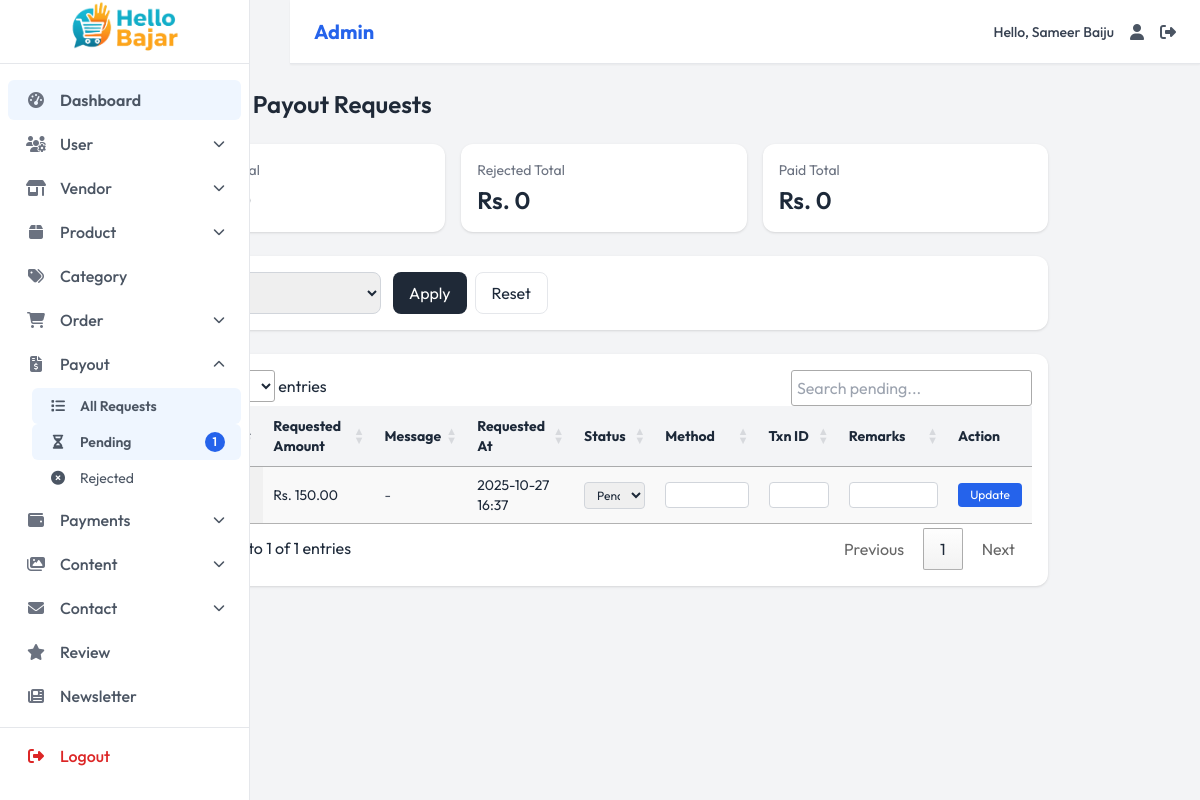
The page /admin-dashboard/payout-requests/pending/ (signed in) on the database its author committed.
### dashboard/models.py (models this page shows, shortened)
class Organization(models.Model):
    name = models.CharField(max_length=200, default="My Store")
    logo = models.ImageField(upload_to='org/', blank=True, null=True)
    email = models.EmailField()
    phone = models.CharField(max_length=15)
    phone_secondary = models.CharField(max_length=15, blank=True)
    address = models.TextField()
    facebook = models.URLField(blank=True)
    instagram = models.URLField(blank=True)
    twitter = models.URLField(blank=True)
    youtube = models.URLField(blank=True)
    tiktok = models.URLField(blank=True)
    class Meta:
        verbose_name = 'Organization Info'
        verbose_name_plural = 'Organization Info'

class VendorPayoutRequest(models.Model):
    STATUS_CHOICES = [
        ('pending', 'Pending'),
        ('rejected', 'Rejected'),
        ('paid', 'Paid'),
    ]
    vendor = models.ForeignKey('Vendor', on_delete=models.CASCADE, related_name='payout_requests')
    requested_amount = models.DecimalField(max_digits=12, decimal_places=2)
    status = models.CharField(max_length=20, choices=STATUS_CHOICES, default='pending')
    admin_response = models.TextField(blank=True, help_text="Admin notes or reason for approval/rejection")
    created_at = models.DateTimeField(auto_now_add=True)
    updated_at = models.DateTimeField(auto_now=True)
    class Meta:
        ordering = ['-created_at']

### dashboard/views.py (the view)
    @login_required
    def wrapper(request, *args, **kwargs):
        if not hasattr(request.user, 'role') or not request.user.role.is_admin():
            return redirect('home')
        return view_func(request, *args, **kwargs)

### dashboard/models.py (called while the page is built)
    def is_admin(self):
        return self.role == 'admin'

### dashboard/views.py (called while the page is built)
def admin_required(view_func):
    @login_required
    def wrapper(request, *args, **kwargs):
        if not hasattr(request.user, 'role') or not request.user.role.is_admin():
            return redirect('home')
        return view_func(request, *args, **kwargs)
    return wrapper

@admin_required
def admin_payout_requests_pending(request):
    status_filter = request.GET.get('status', '').strip() or 'pending'
    if status_filter not in ['pending', 'rejected', 'paid']:
        status_filter = 'pending'
    requests_qs = VendorPayoutRequest.objects.select_related('vendor').filter(status=status_filter).order_by('-created_at')
    totals = {
        'pending': VendorPayoutRequest.objects.filter(status='pending').aggregate(total=Sum('requested_amount'))['total'] or 0,
        'rejected': VendorPayoutRequest.objects.filter(status='rejected').aggregate(total=Sum('requested_amount'))['total'] or 0,
        'paid': VendorPayoutRequest.objects.filter(status='paid').aggregate(total=Sum('requested_amount'))['total'] or 0,
    }
    return render(request, 'dashboard/pages/payout/pending_payouts.html', {'requests': requests_qs, 'totals': totals})

### templates/dashboard/pages/payout/pending_payouts.html (shortened to what this page needs)
{% extends 'dashboard/components/base.html' %}
{% load static %}
{% block content %}
<div class="space-y-6">
  <h1 class="text-2xl font-semibold text-gray-800">Pending Payout Requests</h1>
  <div class="grid grid-cols-1 md:grid-cols-3 gap-4">
    <div class="bg-white rounded-xl shadow p-4">
      <div class="text-gray-500 text-sm">Pending Total</div>
      <div class="text-2xl font-semibold mt-1">Rs. {{ totals.pending }}</div>
    </div>
    <div class="bg-white rounded-xl shadow p-4">
      <div class="text-gray-500 text-sm">Rejected Total</div>
      <div class="text-2xl font-semibold mt-1">Rs. {{ totals.rejected }}</div>
    </div>
    <div class="bg-white rounded-xl shadow p-4">
      <div class="text-gray-500 text-sm">Paid Total</div>
      <div class="text-2xl font-semibold mt-1">Rs. {{ totals.paid }}</div>
    </div>
  </div>
  <form method="get" class="bg-white rounded-xl shadow p-4 grid grid-cols-1 md:grid-cols-4 gap-3">
    <select name="status" class="border border-gray-300 rounded-lg px-3 py-2 w-full">
      <option value="pending" {% if request.GET.status == 'pending' or not request.GET.status %}selected{% endif %}>Pending</option>
    </select>
    <div class="flex gap-2">
      <button class="bg-gray-800 text-white px-4 py-2 rounded-lg w-full md:w-auto">Apply</button>
      <a href="?" class="px-4 py-2 rounded-lg border w-full md:w-auto">Reset</a>
    </div>
  </form>
  <div class="bg-white rounded-xl shadow p-4 overflow-x-auto">
    <table id="pendingPayoutsTable" class="display w-full text-sm">
      <thead class="bg-gray-100">
        <tr>
          <th class="px-4 py-3 text-left">Vendor</th>
          <th class="px-4 py-3 text-left">Requested Amount</th>
          <th class="px-4 py-3 text-left">Message</th>
          <th class="px-4 py-3 text-left">Requested At</th>
          <th class="px-4 py-3 text-left">Status</th>
          <th class="px-4 py-3 text-left">Method</th>
          <th class="px-4 py-3 text-left">Txn ID</th>
          <th class="px-4 py-3 text-left">Remarks</th>
          <th class="px-4 py-3 text-center">Action</th>
        </tr>
      </thead>
      <tbody>
        {% for r in requests %}
        <tr data-id="{{ r.id }}" class="hover:bg-gray-50">
          <td class="px-4 py-3 font-medium">{{ r.vendor.shop_name }}</td>
          <td class="px-4 py-3">Rs. {{ r.requested_amount }}</td>
          <td class="px-4 py-3 text-gray-600">{{ r.message|default:'-' }}</td>
          <td class="px-4 py-3">{{ r.created_at|date:"Y-m-d H:i" }}</td>
          <td class="px-4 py-3">
            <select class="border border-gray-300 rounded px-2 py-1 text-xs w-full status-select">
              <option value="pending" {% if r.status == 'pending' %}selected{% endif %}>Pending</option>
            </select>
          </td>
          <td class="px-4 py-3">
            <input type="text" class="border border-gray-300 rounded px-2 py-1 text-xs w-full method-input" value="{{ r.method|default:'' }}">
          </td>
          <td class="px-4 py-3">
            <input type="text" class="border border-gray-300 rounded px-2 py-1 text-xs w-full txn-input" value="{{ r.transaction_id|default:'' }}">
          </td>
          <td class="px-4 py-3">
            <input type="text" class="border border-gray-300 rounded px-2 py-1 text-xs w-full remarks-input" value="{{ r.admin_response|default:'' }}">
          </td>
          <td class="px-4 py-3 text-center">
            <button class="bg-blue-600 text-white px-3 py-1 rounded text-xs update-btn">Update</button>
          </td>
        </tr>
        {% empty %}
        <tr>
          <td colspan="9" class="px-4 py-6 text-center text-gray-500">No pending payout requests.</td>
        </tr>
        {% endfor %}
      </tbody>
    </table>
  </div>
</div>
{% endblock %}

### templates/dashboard/components/navbar.html (shortened to what this page needs)
<nav class="navbar bg-white border-b border-gray-200 fixed top-0 md:left-[290px] left-0 right-0 z-40 flex items-center justify-between px-6 py-3 shadow-sm">
  <div class="flex items-center">
   <span class="text-xl font-bold text-blue-600">
    {% if request.user.role.role == 'admin' %}
        Admin
    {% else %}
        Vendor
    {% endif %}
</span>
  </div>
  <div class="flex items-center space-x-4">
    <span class="text-sm font-medium text-gray-700">Hello, {{user.first_name}} {{user.last_name}}</span>
    <a href="" class="hover:text-blue-600 transition-colors duration-200" title="Profile" aria-label="Profile">
      <i class="fas fa-user text-gray-600"></i>
    </a>
    <a href="{% url 'logout'%}" class="hover:text-blue-600 transition-colors duration-200" title="Logout" aria-label="Logout">
      <i class="fas fa-sign-out-alt text-gray-600"></i>
    </a>
  </div>
</nav>

### templates/dashboard/components/sidebar.html (shortened to what this page needs)
<aside
  id="sidebar"
  class="bg-white border-r border-gray-200 w-[250px] fixed inset-y-0 left-0 transform transition-transform duration-300 md:translate-x-0 -translate-x-full z-30 flex flex-col pb-6"
  aria-label="Main navigation"
>
  <div class="px-0 py-0 h-16 flex items-center border-b border-gray-200">
    <a href="{% if request.user.role.role == 'admin' %}{% url 'admin_dashboard' %}{% else %}{% url 'vendor_dashboard' %}{% endif %}"
       class="flex items-center justify-center w-full h-full"
       aria-label="Hello Bazar Dashboard">
      <img src="{{organization.logo.url}}" alt="Hello Bazar Logo" class="h-full w-full object-contain">
    </a>
  </div>
  {% if request.user.role.role == 'admin' %}
  <nav class="flex-grow overflow-y-auto py-4 text-md" aria-label="Sidebar navigation">
    <ul class="space-y-1 px-2">
      <li>
        <a href="{% url 'admin_dashboard' %}" class="sidebar-link flex items-center px-4 py-2 rounded-md text-gray-600 font-medium hover:bg-gray-100 transition-all duration-200">
          <i class="fas fa-tachometer-alt w-6 text-center text-gray-500 mr-3"></i>
          <span>Dashboard</span>
        </a>
      </li>
      <li>
        <button class="sidebar-dropdown-toggle flex items-center w-full px-4 py-2 rounded-md text-gray-600 font-medium hover:bg-gray-100 transition-all duration-200">
          <i class="fas fa-users-cog w-6 text-center text-gray-500 mr-3"></i>
          <span>User</span>
          <i class="dropdown-icon fas fa-chevron-down text-xs ml-auto transition-transform duration-200"></i>
        </button>
      </li>
      <li>
        <button class="sidebar-dropdown-toggle flex items-center w-full px-4 py-2 rounded-md text-gray-600 font-medium hover:bg-gray-100 transition-all duration-200">
          <i class="fas fa-store-alt w-6 text-center text-gray-500 mr-3"></i>
          <span>Vendor</span>
          <i class="dropdown-icon fas fa-chevron-down text-xs ml-auto transition-transform duration-200"></i>
        </button>
      </li>
      <li>
        <button class="sidebar-dropdown-toggle flex items-center w-full px-4 py-2 rounded-md text-gray-600 font-medium hover:bg-gray-100 transition-all duration-200">
          <i class="fas fa-box w-6 text-center text-gray-500 mr-3"></i>
          <span>Product</span>
          <i class="dropdown-icon fas fa-chevron-down text-xs ml-auto transition-transform duration-200"></i>
        </button>
      </li>
      <li>
        <a href="{% url 'admin_categories_list' %}" class="sidebar-link flex items-center px-4 py-2 rounded-md text-gray-600 font-medium hover:bg-gray-100 transition-all duration-200">
          <i class="fas fa-tags w-6 text-center text-gray-500 mr-3"></i>
          <span>Category</span>
        </a>
      </li>
      <li>
        <button class="sidebar-dropdown-toggle flex items-center w-full px-4 py-2 rounded-md text-gray-600 font-medium hover:bg-gray-100 transition-all duration-200">
          <i class="fas fa-shopping-cart w-6 text-center text-gray-500 mr-3"></i>
          <span>Order</span>
          <i class="dropdown-icon fas fa-chevron-down text-xs ml-auto transition-transform duration-200"></i>
        </button>
      </li>
      <li>
        <button class="sidebar-dropdown-toggle flex items-center w-full px-4 py-2 rounded-md text-gray-600 font-medium hover:bg-gray-100 transition-all duration-200">
          <i class="fas fa-file-invoice-dollar w-6 text-center text-gray-500 mr-3"></i>
          <span>Payout</span>
          <i class="dropdown-icon fas fa-chevron-down text-xs ml-auto transition-transform duration-200"></i>
        </button>
        <ul class="sidebar-submenu hidden pl-6 mt-1">
          <li>
            <a href="{% url 'admin_payout_requests_list' %}" class="sublink flex items-center px-4 py-2 rounded-md text-gray-600 font-normal text-sm hover:bg-gray-100 transition-all duration-200">
              <i class="fas fa-list w-5 text-center mr-3"></i>
              All Requests
            </a>
          </li>
        <li>
  <a href="{% url 'admin_payout_requests_pending' %}"
     class="sublink flex items-center justify-between px-4 py-2 rounded-md text-gray-600 font-normal text-sm hover:bg-gray-100 transition-all duration-200">
    <div class="flex items-center">
      <i class="fas fa-hourglass-half w-5 text-center mr-3"></i>
      Pending
    </div>
      <span class="bg-blue-600 text-white text-xs font-semibold px-2 py-0.5 rounded-full">
        {{ total_pending_payouts }}
      </span>
  </a>
</li>
          <li>
            <a href="{% url 'admin_payout_requests_rejected' %}" class="sublink flex items-center px-4 py-2 rounded-md text-gray-600 font-normal text-sm hover:bg-gray-100 transition-all duration-200">
              <i class="fas fa-times-circle w-5 text-center mr-3"></i>
              Rejected
            </a>
          </li>
        </ul>
      </li>
  <li>
    <button class="sidebar-dropdown-toggle flex items-center w-full px-4 py-2 rounded-md text-gray-600 font-medium hover:bg-gray-100 transition-all duration-200">
      <i class="fas fa-wallet w-6 text-center text-gray-500 mr-3"></i>
      <span>Payments</span>
      <i class="dropdown-icon fas fa-chevron-down text-xs ml-auto transition-transform duration-200"></i>
    </button>
  </li>
      <li>
        <button class="sidebar-dropdown-toggle flex items-center w-full px-4 py-2 rounded-md text-gray-600 font-medium hover:bg-gray-100 transition-all duration-200">
          <i class="fas fa-images w-6 text-center text-gray-500 mr-3"></i>
          <span>Content</span>
          <i class="dropdown-icon fas fa-chevron-down text-xs ml-auto transition-transform duration-200"></i>
        </button>
      </li>
      <li>
        <button class="sidebar-dropdown-toggle flex items-center w-full px-4 py-2 rounded-md text-gray-600 font-medium hover:bg-gray-100 transition-all duration-200">
          <i class="fas fa-envelope w-6 text-center text-gray-500 mr-3"></i>
          <span>Contact</span>
          <i class="dropdown-icon fas fa-chevron-down text-xs ml-auto transition-transform duration-200"></i>
        </button>
      </li>
      <li>
        <a href="{% url 'admin_reviews_list' %}" class="sidebar-link flex items-center px-4 py-2 rounded-md text-gray-600 font-medium hover:bg-gray-100 transition-all duration-200">
          <i class="fas fa-star w-6 text-center text-gray-500 mr-3"></i>
          <span>Review</span>
        </a>
      </li>
      <li>
        <a href="{% url 'admin_newsletter_list' %}" class="sidebar-link flex items-center px-4 py-2 rounded-md text-gray-600 font-medium hover:bg-gray-100 transition-all duration-200">
          <i class="fas fa-newspaper w-6 text-center text-gray-500 mr-3"></i>
          <span>Newsletter</span>
        </a>
      </li>
      <li>
        <a href="{% url 'admin_coupons_list' %}" class="sidebar-link flex items-center px-4 py-2 rounded-md text-gray-600 font-medium hover:bg-gray-100 transition-all duration-200">
        </a>
      </li>
    </ul>
  </nav>
  {% endif %}
  <div class="border-t border-gray-200 pt-2 px-2">
    <ul class="space-y-1">
      <li>
        <a href="{% url 'logout' %}" class="flex items-center px-4 py-2 rounded-md text-red-600 font-medium hover:bg-red-50 transition-all duration-200">
          <i class="fas fa-sign-out-alt w-6 text-center mr-3"></i>
          Logout
        </a>
      </li>
    </ul>
  </div>
</aside>

### templates/dashboard/components/base.html (style rules this page uses)
:root { --primary: #3b82f6; --primary-dark: #456fff; --primary-light: #60a5fa; --secondary: #4b5563; --success: #10b981; --warning: #f59e0b; --danger: #ef4444; --info: #06b6d4; --light: #f3f4f6; --dark: #1f2937; --white: #ffffff; --new-black-light: #344054; --new-black-light-opa: #3440543e; --new-black-dark: #1d2939; --new-blue: #456fff; --spacing-xs: 0.25rem; --spacing-sm: 0.5rem; --spacing-md: 1rem; --spacing-lg: 1.5rem; --spacing-xl: 2rem; --font-family-sans: "Outfit", "Inter", "Segoe UI", "Roboto", "Helvetica Neue", "Open Sans", sans-serif; --text-xs: 0.75rem; --text-sm: 0.875rem; --text-base: 1rem; --text-lg: 1.125rem; --text-xl: 1.25rem; --text-2xl: 1.5rem; --radius-md: 0.375rem; --radius-lg: 0.5rem; }
* { box-sizing: border-box; margin: 0; padding: 0; }
body { font-family: var(--font-family-sans); background-color: var(--light); color: var(--new-black-dark); line-height: 1.5; overflow-x: hidden; height: 100vh; transition: background-color 0.3s, color 0.3s; }
.navbar { background-color: var(--white); padding: var(--spacing-sm) var(--spacing-md); border-bottom: 1px solid var(--light); position: fixed; top: 0; left: 0; right: 0; z-index: 50; display: flex; justify-content: space-between; align-items: center; box-shadow: 0 1px 3px rgba(0, 0, 0, 0.1); height: 4rem; }

### rows shown on the page
Organization: logo (picture)
VendorPayoutRequest: requested_amount "150.00", message "-", created_at "2025-10-27 16:37", status "Pending"

### other values the page prints
{{ user.first_name }} "Sameer"
{{ user.last_name }} "Baiju"
{{ total_pending_payouts }} "1"
{{ totals.rejected }} "0"
{{ totals.paid }} "0"
